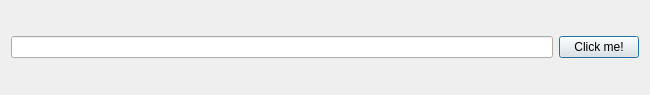
<?xml version="1.0" encoding="UTF-8"?>
<ui version="4.0">
 <class>Dialog</class>
 <widget class="QDialog" name="Dialog">
  <property name="geometry">
   <rect>
    <x>0</x>
    <y>0</y>
    <width>650</width>
    <height>95</height>
   </rect>
  </property>
  <property name="windowTitle">
   <string>Dialog</string>
  </property>
  <layout class="QGridLayout" name="gridLayout">
   <item row="0" column="0">
    <widget class="QLineEdit" name="lineEdit"/>
   </item>
   <item row="0" column="1">
    <widget class="QPushButton" name="pushButton">
     <property name="text">
      <string>Click me!</string>
     </property>
    </widget>
   </item>
  </layout>
 </widget>
 <resources/>
 <connections/>
</ui>
